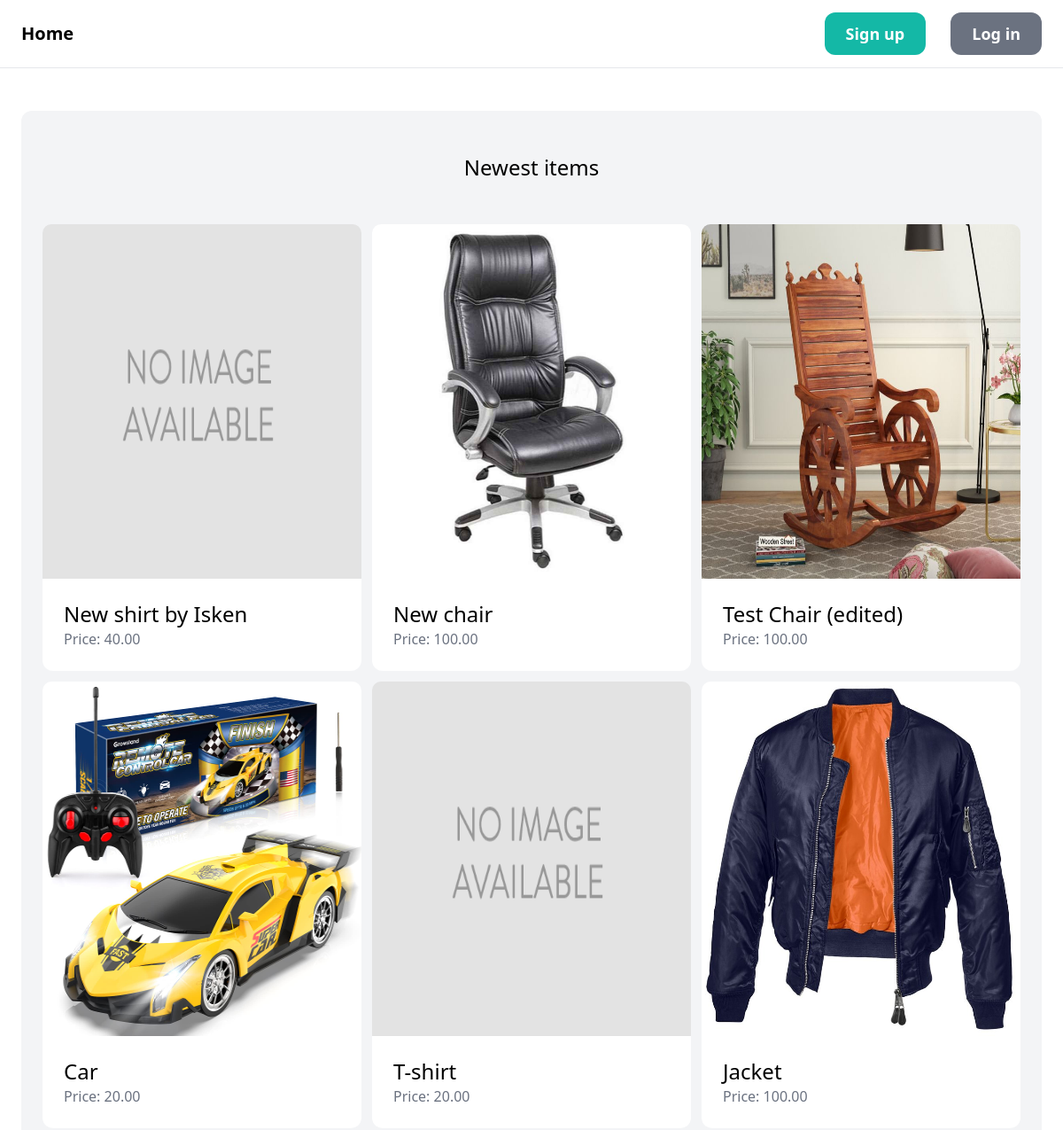
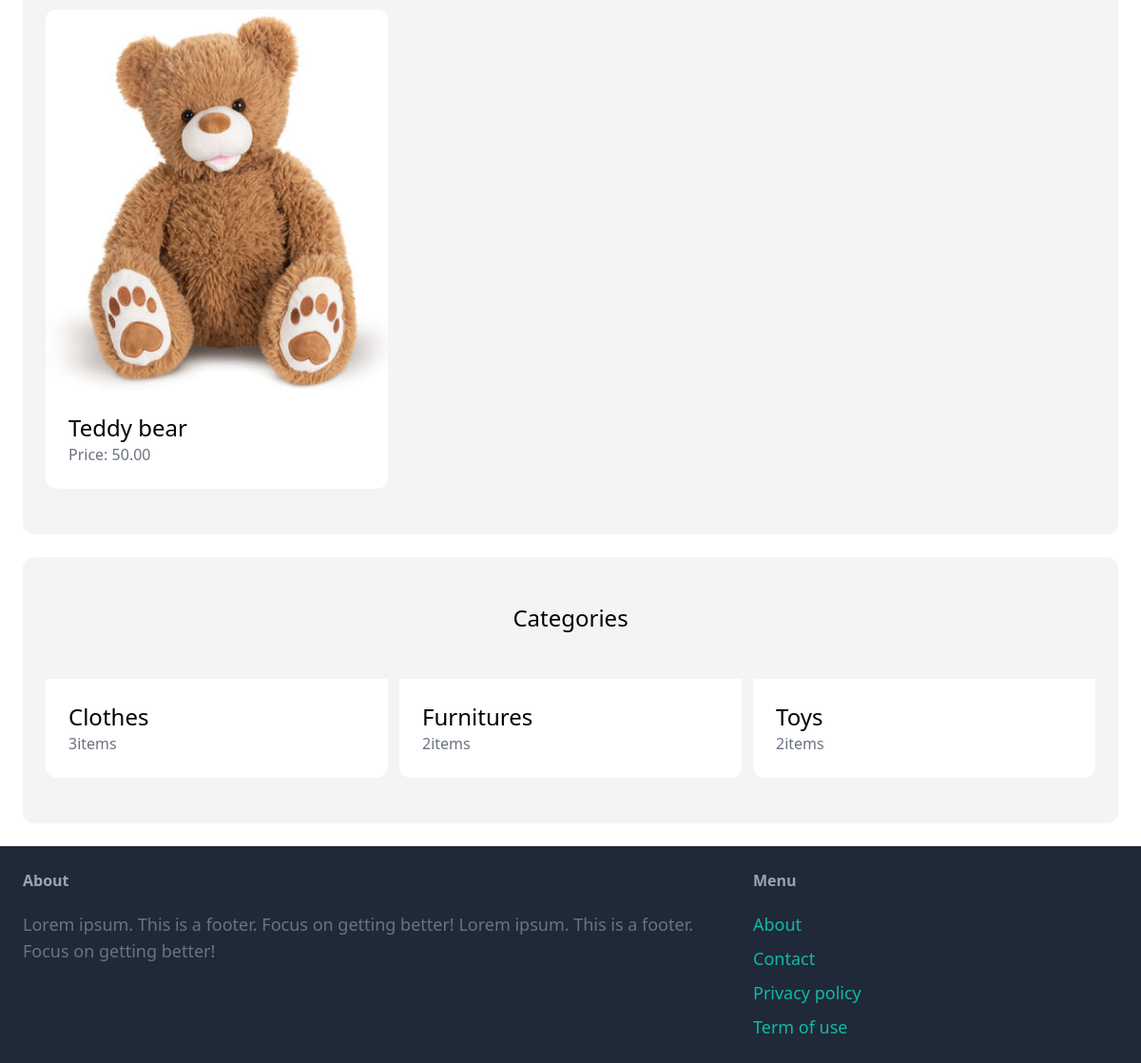
The page / on the database its author committed (2 pictures, top to bottom).
### item/models.py (models this page shows, shortened)
class Item(models.Model):
    category = models.ForeignKey(
        Category, related_name="items", on_delete=models.CASCADE
    )
    name = models.CharField(max_length=200)
    slug = models.SlugField(max_length=200)
    description = models.TextField(blank=True, null=True)
    price = models.DecimalField(max_digits=10, decimal_places=2)
    is_sold = models.BooleanField(default=False)
    created_at = models.DateTimeField(auto_now_add=True)
    image = models.ImageField(upload_to="item_images/%Y/%m/%d", blank=True, null=True)
    created_by = models.ForeignKey(User, related_name="items", on_delete=models.CASCADE)
    def get_absolute_url(self):
        return reverse("detail", args=[self.id, self.slug])
    class Meta:
        ordering = ["-created_at"]
        indexes = [
            models.Index(fields=["id", "slug"]),
            models.Index(fields=["name"]),
            models.Index(fields=["created_at"]),
        ]

class Category(models.Model):
    name = models.CharField(max_length=200)
    slug = models.SlugField(max_length=200, unique=True)
    def get_absolute_url(self):
        return reverse("items_by_category", args=[self.slug])
    class Meta:
        ordering = ["name"]
        verbose_name = "category"
        verbose_name_plural = "categories"

### shop/views.py (the view)
# urls.py: path("", views.index, name="index"),
def index(request, category_slug=None):
    category = None
    items = Item.objects.filter(is_sold=False)
    categories = Category.objects.all()
    if category_slug:
        category = get_object_or_404(Category, slug=category_slug)
        items = items.filter(category=category)
    return render(
        request,
        "shop/item/index.html",
        {"items": items, "categories": categories, "category": category},
    )

### shop/templates/shop/item/index.html (shortened to what this page needs)
{% extends 'shop/base.html' %}
{% load static %}
{% block content %}
    <div class="mt-6 px-6 py-12 bg-gray-100 rounded-xl">
        <h2 class="mb-12 text-2xl text-center">Newest items</h2>
        <div class="grid grid-cols-3 gap-3">
            {% for item in items %}
              <div>
                <a href="{{ item.get_absolute_url }}">
                    <div class="image">
                        <img src="{% if item.image %}{{ item.image.url }}{% else %}
                        {% static 'img/no_image.png' %}{% endif %}"class="rounded-t-[0.625rem] h-[400px] rounded-b-none w-full">
                    </div>
                    <div class="p-6 bg-white rounded-b-xl">
                        <h2 class="text-2xl">{{ item.name }}</h2>
                        <p class="text-gray-500">Price: {{ item.price }}</p>
                    </div>
                </a>
              </div>
            {% endfor %}
        </div>
    </div>
    <div class="mt-6 px-6 py-12 bg-gray-100 rounded-xl">
        <h2 class="mb-12 text-2xl text-center">Categories</h2>
        <div class="grid grid-cols-3 gap-3">
            {% for category in categories %}
            <div>
                <a href="{{ category.get_absolute_url }}">
                    <div class="p-6 bg-white rounded-b-xl">
                        <h2 class="text-2xl">{{ category.name }}</h2>
                        <p class="text-gray-500">{{ category.items.count }}item{{ category.items.count|pluralize }}</p>
                    </div>
                </a>
              </div>
            {% endfor %}
        </div>
    </div>
{% endblock content %}

### rows shown on the page
Item: name "New shirt by Isken", price "40.00"
Item: image (picture), name "New chair", price "100.00"
Item: image (picture), name "Test Chair (edited)", price "100.00"
Item: image (picture), name "Car", price "20.00"
Item: name "T-shirt", price "20.00"
Item: image (picture), name "Jacket", price "100.00"
Item: image (picture), name "Teddy bear", price "50.00"
Category: name "Clothes", items.count "3"
Category: name "Furnitures", items.count "2"
Category: name "Toys", items.count "2"
